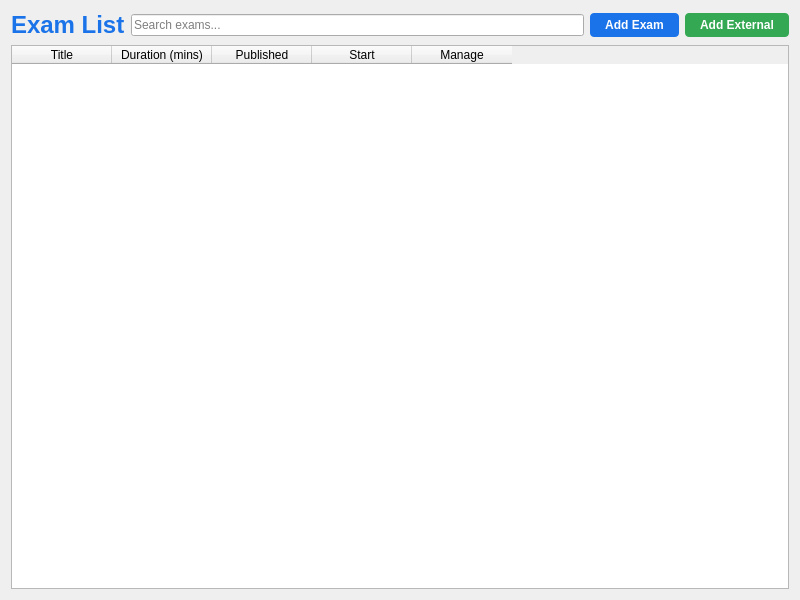
<?xml version="1.0" encoding="UTF-8"?>
<ui version="4.0">
 <class>ExamListView</class>
 <widget class="QWidget" name="ExamListView">
  <property name="geometry">
   <rect>
    <x>0</x>
    <y>0</y>
    <width>800</width>
    <height>600</height>
   </rect>
  </property>
  <property name="windowTitle">
   <string>Exam List</string>
  </property>
  <layout class="QVBoxLayout" name="main_layout">
   <item>
    <layout class="QHBoxLayout" name="header_layout">
     <item>
      <widget class="QLabel" name="title_label">
       <property name="styleSheet">
        <string notr="true">font-size: 24px; font-weight: bold; color: #1a73e8;</string>
       </property>
       <property name="text">
        <string>Exam List</string>
       </property>
      </widget>
     </item>
     <item>
      <widget class="QLineEdit" name="search_input">
       <property name="placeholderText">
        <string>Search exams...</string>
       </property>
      </widget>
     </item>
     <item>
      <widget class="QPushButton" name="add_btn">
       <property name="styleSheet">
        <string notr="true">background-color: #1a73e8; color: white; padding: 5px 15px; font-weight: bold; border-radius: 4px;</string>
       </property>
       <property name="text">
        <string>Add Exam</string>
       </property>
      </widget>
     </item>
     <item>
      <widget class="QPushButton" name="add_ext_btn">
       <property name="styleSheet">
        <string notr="true">background-color: #34a853; color: white; padding: 5px 15px; font-weight: bold; border-radius: 4px;</string>
       </property>
       <property name="text">
        <string>Add External</string>
       </property>
      </widget>
     </item>
    </layout>
   </item>
   <item>
    <widget class="QTableWidget" name="table">
     <column>
      <property name="text">
       <string>Title</string>
      </property>
     </column>
     <column>
      <property name="text">
       <string>Duration (mins)</string>
      </property>
     </column>
     <column>
      <property name="text">
       <string>Published</string>
      </property>
     </column>
     <column>
      <property name="text">
       <string>Start</string>
      </property>
     </column>
     <column>
      <property name="text">
       <string>Manage</string>
      </property>
     </column>
    </widget>
   </item>
  </layout>
 </widget>
 <resources/>
 <connections/>
</ui>
